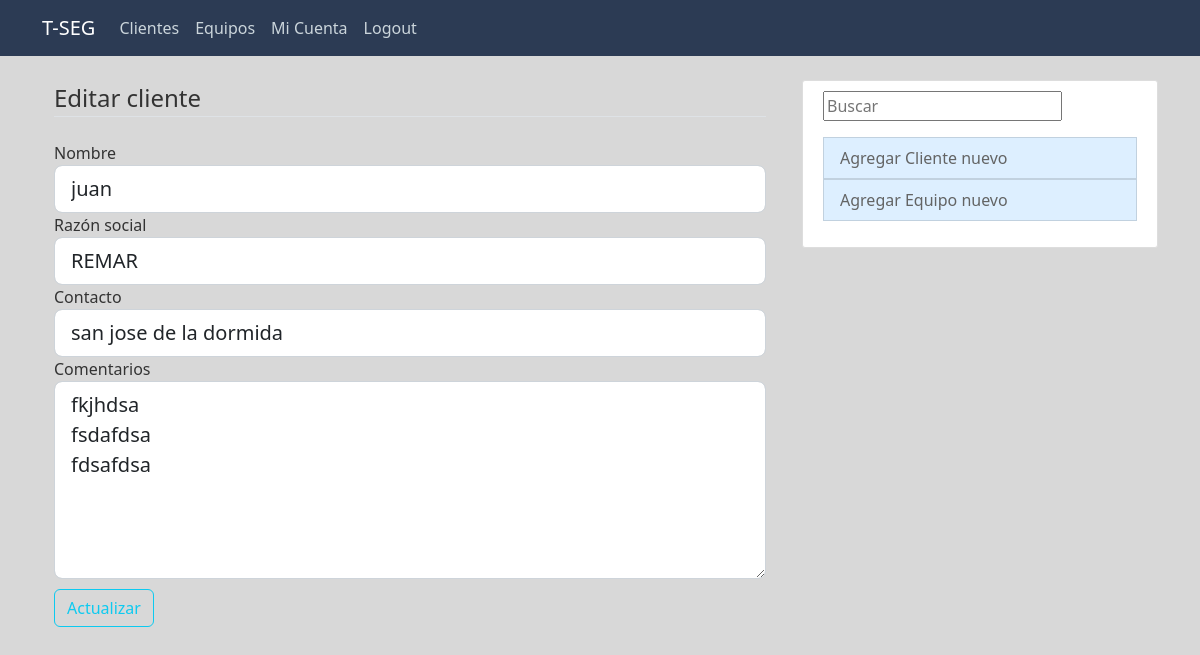
The page /client/3/update (signed in) on the database its author committed.
### tseg/models.py (models this page shows, shortened)
class Client(db.Model):
	id = db.Column(db.Integer, primary_key=True)
	client_name = db.Column(db.String(150), unique=False, nullable=False)
	business_name = db.Column(db.String(150), unique=False, nullable=False)
	contact = db.Column(db.String(250), unique=False, nullable=False)
	comments = db.Column(db.Text)
	user_id = db.Column(db.Integer, db.ForeignKey('user.id'), nullable=False)
	equipments = db.relationship('Equipment', backref='owner', lazy=True)

### tseg/clients/routes.py (the view)
@clients.route("/client/<int:client_id>/update", methods=['GET', 'POST'])
@login_required
def update_client(client_id):
	client = Client.query.get_or_404(client_id)
	form = ClientForm()
	if form.validate_on_submit():
		client.client_name = form.client_name.data
		client.business_name = form.business_name.data
		client.contact = form.contact.data
		client.comments = form.comments.data
		db.session.commit()
		flash("El cliente ha sido editado con éxito", 'success')
		return redirect(url_for('clients.client', client_id=client.id))
	elif request.method == 'GET':
		form.client_name.data = client.client_name
		form.business_name.data = client.business_name
		form.contact.data = client.contact
		form.comments.data = client.comments
	return render_template('create_client.html',title='Editar cliente',
												form=form,
												legend="Editar cliente")

### tseg/clients/forms.py
class ClientForm(FlaskForm):
	client_name = StringField('Nombre', validators=[DataRequired()], render_kw={'autofocus': True})
	business_name = StringField('Razón social')
	contact = StringField('Contacto', validators=[DataRequired()])
	comments = TextAreaField('Comentarios')
	submit = SubmitField('Agregar')

### tseg/models.py (called while the page is built)
@login_manager.user_loader
def load_user(user_id):
	return User.query.get(int(user_id))

### tseg/templates/create_client.html (shortened to what this page needs)
{% extends "layout.html" %}
{% block content %}
	<div class='container'>
		<form method='POST' action="">
			<fieldset class="form-group">
				<legend class="border-bottom mb-4">{{ legend }}</legend>
				<div class="form-group" autofocus>
					{{ form.client_name.label(class="form-control-label") }}
					{% if form.client_name.errors %}
						{{ form.client_name(class="form-control form-control-lg is-invalid") }}
						<div class="invalid-feedback">
							{% for error in form.client_name.errors %}
								<span>{{ error }}</span>
							{% endfor %}
						</div>
					{% else %}
						{{ form.client_name(class="form-control form-control-lg") }}
					{% endif %}
				</div>
				<div class="form-group">
					{{ form.business_name.label(class="form-control-label") }}
					{% if form.business_name.errors %}
						{{ form.business_name(class="form-control form-control-lg is-invalid") }}
						<div class="invalid-feedback">
							{% for error in form.business_name.errors %}
								<span>{{ error }}</span>
							{% endfor %}
						</div>
					{% else %}
						{{ form.business_name(class="form-control form-control-lg") }}
					{% endif %}
				</div>
				<div class="form-group">
					{{ form.contact.label(class="form-control-label") }}
					{% if form.contact.errors %}
						{{ form.contact(class="form-control form-control-lg is-invalid") }}
						<div class="invalid-feedback">
							{% for error in form.contact.errors %}
								<span>{{ error }}</span>
							{% endfor %}
						</div>
					{% else %}
						{{ form.contact(class="form-control form-control-lg") }}
					{% endif %}
				</div>
				<div class="form-group">
					{{ form.comments.label(class="form-control-label") }}
					{% if form.comments.errors %}
						{{ form.comments(class="form-control form-control-lg is-invalid") }}
						<div class="invalid-feedback">
							{% for error in form.comments.errors %}
								<span>{{ error }}</span>
							{% endfor %}
						</div>
					{% else %}
						{{ form.comments(class="form-control form-control-lg", rows='6') }}
					{% endif %}
				</div>
			</fieldset>
			<div class="form-group">
				{{ form.submit(class="btn btn-outline-info", value="Actualizar") }}
			</div>
		</form>
	</div>
{% endblock content %}

### tseg/static/estilo.css (style rules this page uses)
body { background: #D8D8D8; color: #333333; margin-top: 5rem; }
.btn { margin-top: 10px; }

### rows shown on the page
Client: client_name "juan", business_name "REMAR", contact "san jose de la dormida", comments "fkjhdsa fsdafdsa fdsafdsa"

### other values the page prints
{{ legend }} "Editar cliente"
